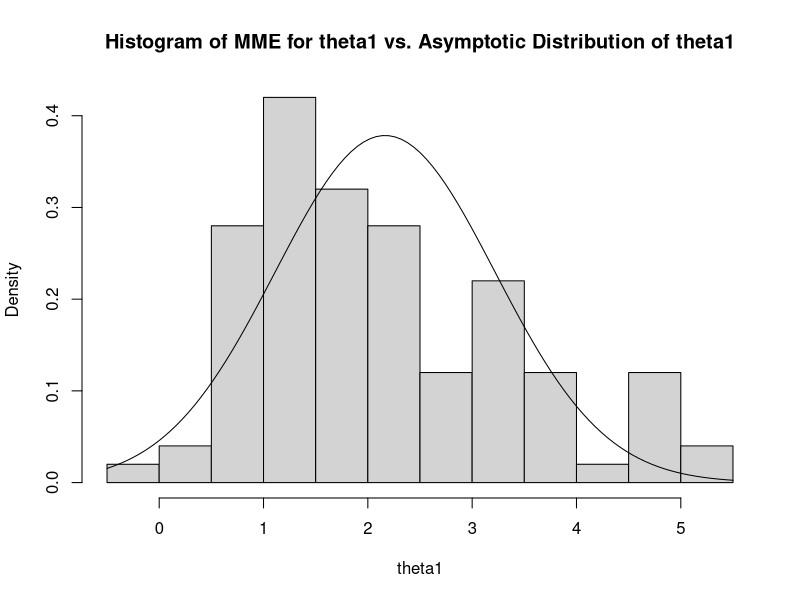
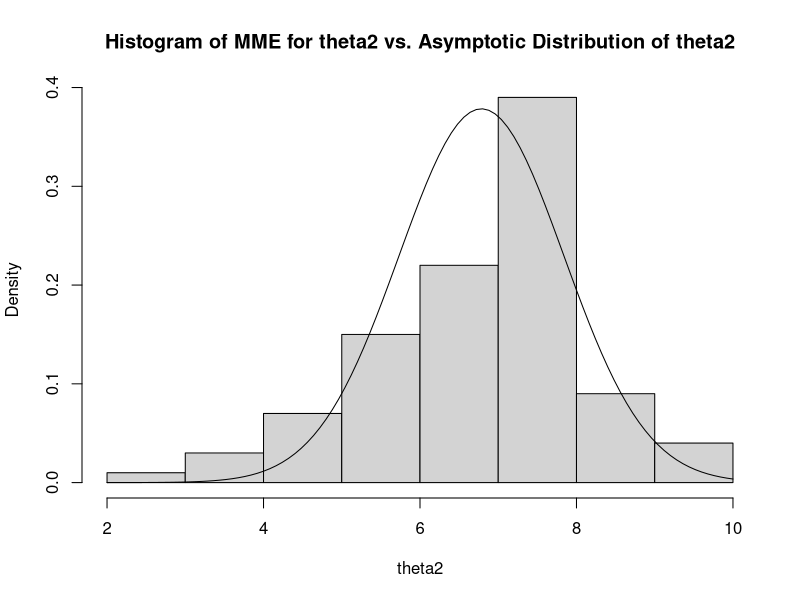
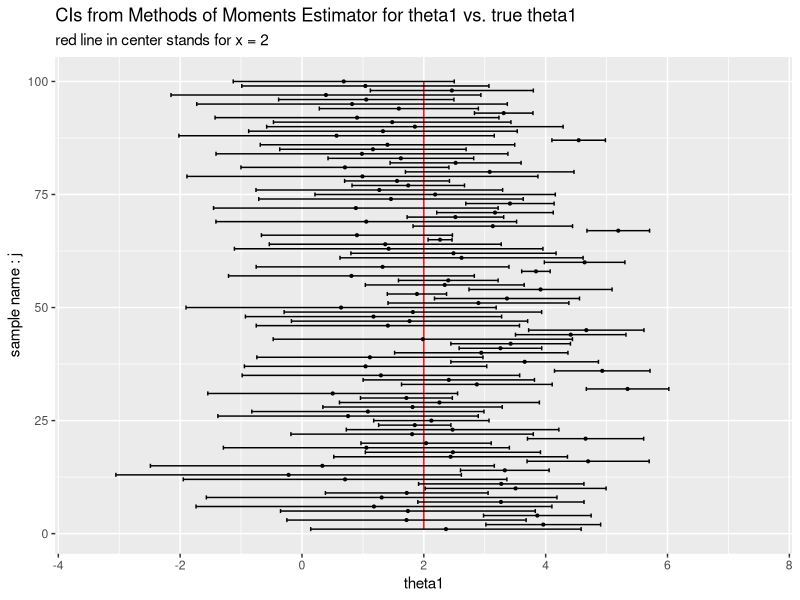
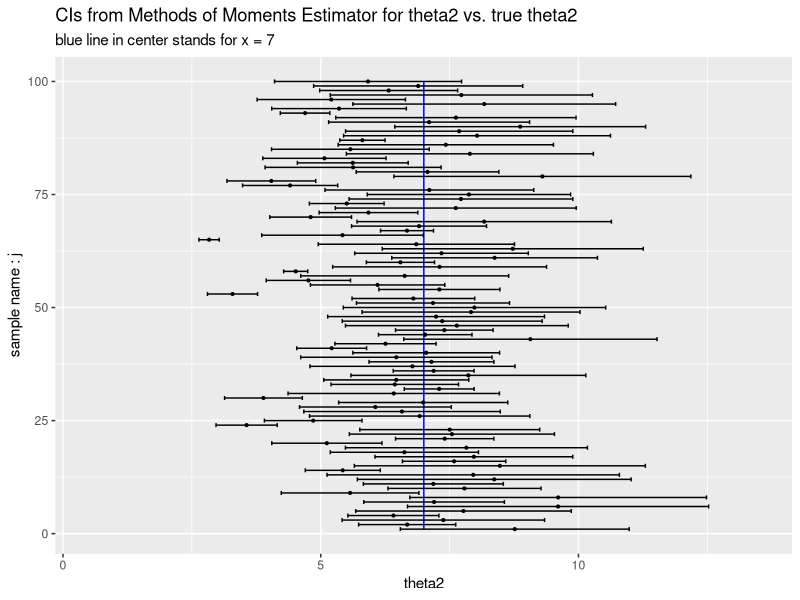
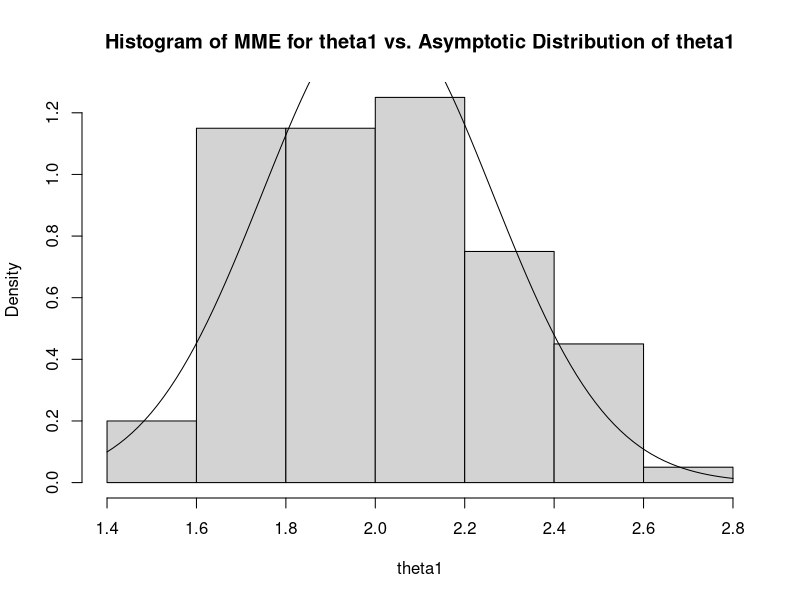
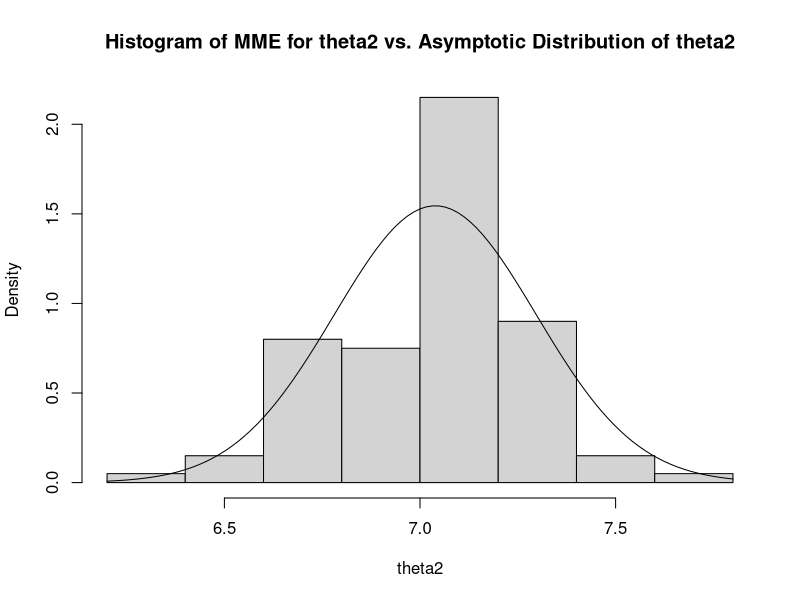
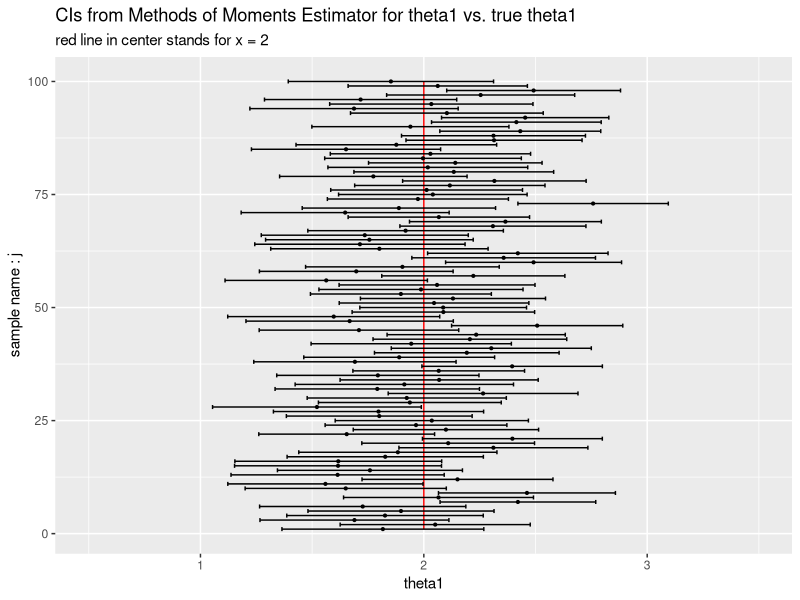
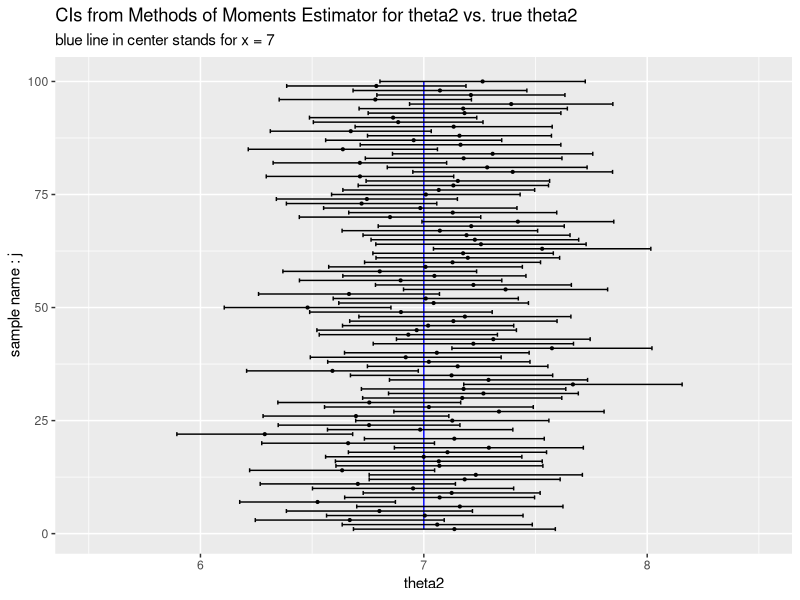

Source code (R) for these figures, in order:
## ---- chunk 1
knitr::opts_chunk$set(echo = TRUE)
library('tidyverse')
set.seed(42)
## ---- chunk 2
mme_unif <- function(n, a, b){
  x <- runif(n, a, b)
  t1 <- mean(x) - sqrt(3) * sd(x)
  t2 <- mean(x) + sqrt(3) * sd(x)
  c(t1, t2)
}
## ---- chunk 3
mmes_n3 <- tibble()
for (i in 1:100) {
  mmes_n3 = rbind(mmes_n3, c(i, mme_unif(3,2,7)))
}
colnames(mmes_n3) <- c('samplename', 'theta1', 'theta2')
mmes_n3
## ---- chunk 4
est_t1 <- mean(mmes_n3$theta1)
hist(mmes_n3$theta1, probability = T, main = 'Histogram of MME for theta1 vs. Asymptotic Distribution of theta1', xlab = 'theta1')
curve(dnorm(x, est_t1, sqrt(10)/3), add = T)
## ---- chunk 5
est_t2 <- mean(mmes_n3$theta2)
hist(mmes_n3$theta2, probability = T, main = 'Histogram of MME for theta2 vs. Asymptotic Distribution of theta2', xlab = 'theta2')
curve(dnorm(x, est_t2, sqrt(10)/3), add = T)
## ---- chunk 6
mmes_n3 <- mmes_n3 %>%
    mutate(se = sqrt(2*(theta2-theta1)^2/(15*3)), er = se*qnorm(0.95), t1_CILB = theta1 - er, t1_CIUB = theta1 + er, t2_CILB = theta2 - er, t2_CIUB = theta2 + er)
mmes_n3
## ---- chunk 7
mmes_n3_t1 <- mmes_n3 %>%
    mutate(contains_true = ifelse(t1_CILB < 2&t1_CIUB > 2, 1, 0))
mean(mmes_n3_t1$contains_true)
## ---- chunk 8
ggplot(data = mmes_n3_t1, mapping = aes(y = samplename)) + 
    geom_line(mapping = aes(x = 2), color = 'red') +
    xlim(-3.5, 7.5) +
    geom_errorbarh(mapping = aes(xmin = t1_CILB, xmax = t1_CIUB)) +
    geom_point(mapping = aes(x = theta1), size = 0.75) +
    labs(title = 'CIs from Methods of Moments Estimator for theta1 vs. true theta1', 
         subtitle = 'red line in center stands for x = 2') +
    xlab('theta1') +
    ylab('sample name : j')
## ---- chunk 9
mmes_n3_t2 <- mmes_n3 %>%
    mutate(contains_true = ifelse(t2_CILB < 7&t2_CIUB > 7, 1, 0))
mean(mmes_n3_t2$contains_true)
## ---- chunk 10
ggplot(data = mmes_n3_t2, mapping = aes(y = samplename)) + 
    geom_line(mapping = aes(x = 7), color = 'blue') +
    xlim(0.5, 13.5) +
    geom_errorbarh(mapping = aes(xmin = t2_CILB, xmax = t2_CIUB)) +
    geom_point(mapping = aes(x = theta2), size = 0.75) +
    labs(title = 'CIs from Methods of Moments Estimator for theta2 vs. true theta2', 
         subtitle = 'blue line in center stands for x = 7') +
    xlab('theta2') +
    ylab('sample name : j')
## ---- chunk 11
mmes_n50 <- tibble()
for (i in 1:100) {
  mmes_n50 = rbind(mmes_n50, c(i, mme_unif(50,2,7)))
}
colnames(mmes_n50) <- c('samplename', 'theta1', 'theta2')

est_t1 <- mean(mmes_n50$theta1)
hist(mmes_n50$theta1, probability = T, main = 'Histogram of MME for theta1 vs. Asymptotic Distribution of theta1', xlab = 'theta1')
curve(dnorm(x, est_t1, sqrt(1/15)), add = T)

est_t2 <- mean(mmes_n50$theta2)
hist(mmes_n50$theta2, probability = T, main = 'Histogram of MME for theta2 vs. Asymptotic Distribution of theta2', xlab = 'theta2')
curve(dnorm(x, est_t2, sqrt(1/15)), add = T)
## ---- chunk 12
mmes_n50 <- mmes_n50 %>%
    mutate(se = sqrt(2*(theta2-theta1)^2/(15*50)), er = se*qnorm(0.95), t1_CILB = theta1 - er, t1_CIUB = theta1 + er, t2_CILB = theta2 - er, t2_CIUB = theta2 + er)

#theta1
mmes_n50_t1 <- mmes_n50 %>%
    mutate(contains_true = ifelse(t1_CILB < 2&t1_CIUB > 2, 1, 0))
mean(mmes_n50_t1$contains_true)

ggplot(data = mmes_n50_t1, mapping = aes(y = samplename)) + 
    geom_line(mapping = aes(x = 2), color = 'red') +
    xlim(0.5, 3.5) +
    geom_errorbarh(mapping = aes(xmin = t1_CILB, xmax = t1_CIUB)) +
    geom_point(mapping = aes(x = theta1), size = 0.75) +
    labs(title = 'CIs from Methods of Moments Estimator for theta1 vs. true theta1', 
         subtitle = 'red line in center stands for x = 2') +
    xlab('theta1') +
    ylab('sample name : j')

#theta2
mmes_n50_t2 <- mmes_n50 %>%
    mutate(contains_true = ifelse(t2_CILB < 7&t2_CIUB > 7, 1, 0))
mean(mmes_n50_t2$contains_true)

ggplot(data = mmes_n50_t2, mapping = aes(y = samplename)) + 
    geom_line(mapping = aes(x = 7), color = 'blue') +
    xlim(5.5, 8.5) +
    geom_errorbarh(mapping = aes(xmin = t2_CILB, xmax = t2_CIUB)) +
    geom_point(mapping = aes(x = theta2), size = 0.75) +
    labs(title = 'CIs from Methods of Moments Estimator for theta2 vs. true theta2', 
         subtitle = 'blue line in center stands for x = 7') +
    xlab('theta2') +
    ylab('sample name : j')
## ---- chunk 13
mmes_n100 <- tibble()
for (i in 1:100) {
  mmes_n100 = rbind(mmes_n100, c(i, mme_unif(100,2,7)))
}
colnames(mmes_n100) <- c('samplename', 'theta1', 'theta2')

est_t1 <- mean(mmes_n100$theta1)
hist(mmes_n100$theta1, probability = T, main = 'Histogram of MME for theta1 vs. Asymptotic Distribution of theta1', xlab = 'theta1')
curve(dnorm(x, est_t1, sqrt(1/30)), add = T)

est_t2 <- mean(mmes_n100$theta2)
hist(mmes_n100$theta2, probability = T, main = 'Histogram of MME for theta2 vs. Asymptotic Distribution of theta2', xlab = 'theta2')
curve(dnorm(x, est_t2, sqrt(1/30)), add = T)
## ---- chunk 14
mmes_n100 <- mmes_n100 %>%
    mutate(se = sqrt(2*(theta2-theta1)^2/(15*100)), er = se*qnorm(0.95), t1_CILB = theta1 - er, t1_CIUB = theta1 + er, t2_CILB = theta2 - er, t2_CIUB = theta2 + er)

#theta1
mmes_n100_t1 <- mmes_n100 %>%
    mutate(contains_true = ifelse(t1_CILB < 2&t1_CIUB > 2, 1, 0))
mean(mmes_n100_t1$contains_true)

ggplot(data = mmes_n100_t1, mapping = aes(y = samplename)) + 
    geom_line(mapping = aes(x = 2), color = 'red') +
    xlim(0.5, 3.5) +
    geom_errorbarh(mapping = aes(xmin = t1_CILB, xmax = t1_CIUB)) +
    geom_point(mapping = aes(x = theta1), size = 0.75) +
    labs(title = 'CIs from Methods of Moments Estimator for theta1 vs. true theta1', 
         subtitle = 'red line in center stands for x = 2') +
    xlab('theta1') +
    ylab('sample name : j')

#theta2
mmes_n100_t2 <- mmes_n100 %>%
    mutate(contains_true = ifelse(t2_CILB < 7&t2_CIUB > 7, 1, 0))
mean(mmes_n100_t2$contains_true)

ggplot(data = mmes_n100_t2, mapping = aes(y = samplename)) + 
    geom_line(mapping = aes(x = 7), color = 'blue') +
    xlim(5.5, 8.5) +
    geom_errorbarh(mapping = aes(xmin = t2_CILB, xmax = t2_CIUB)) +
    geom_point(mapping = aes(x = theta2), size = 0.75) +
    labs(title = 'CIs from Methods of Moments Estimator for theta2 vs. true theta2', 
         subtitle = 'blue line in center stands for x = 7') +
    xlab('theta2') +
    ylab('sample name : j')
## ---- chunk 15
mmes_n200 <- tibble()
for (i in 1:100) {
  mmes_n200 = rbind(mmes_n200, c(i, mme_unif(200,2,7)))
}
colnames(mmes_n200) <- c('samplename', 'theta1', 'theta2')

est_t1 <- mean(mmes_n200$theta1)
hist(mmes_n200$theta1, probability = T, main = 'Histogram of MME for theta1 vs. Asymptotic Distribution of theta1', xlab = 'theta1')
curve(dnorm(x, est_t1, sqrt(1/60)), add = T)

est_t2 <- mean(mmes_n200$theta2)
hist(mmes_n200$theta2, probability = T, main = 'Histogram of MME for theta2 vs. Asymptotic Distribution of theta2', xlab = 'theta2')
curve(dnorm(x, est_t2, sqrt(1/60)), add = T)
## ---- chunk 16
mmes_n200 <- mmes_n200 %>%
    mutate(se = sqrt(2*(theta2-theta1)^2/(15*200)), er = se*qnorm(0.95), t1_CILB = theta1 - er, t1_CIUB = theta1 + er, t2_CILB = theta2 - er, t2_CIUB = theta2 + er)

#theta1
mmes_n200_t1 <- mmes_n200 %>%
    mutate(contains_true = ifelse(t1_CILB < 2&t1_CIUB > 2, 1, 0))
mean(mmes_n200_t1$contains_true)

ggplot(data = mmes_n200_t1, mapping = aes(y = samplename)) + 
    geom_line(mapping = aes(x = 2), color = 'red') +
    xlim(0.5, 3.5) +
    geom_errorbarh(mapping = aes(xmin = t1_CILB, xmax = t1_CIUB)) +
    geom_point(mapping = aes(x = theta1), size = 0.75) +
    labs(title = 'CIs from Methods of Moments Estimator for theta1 vs. true theta1', 
         subtitle = 'red line in center stands for x = 2') +
    xlab('theta1') +
    ylab('sample name : j')

#theta2
mmes_n200_t2 <- mmes_n200 %>%
    mutate(contains_true = ifelse(t2_CILB < 7&t2_CIUB > 7, 1, 0))
mean(mmes_n200_t2$contains_true)

ggplot(data = mmes_n200_t2, mapping = aes(y = samplename)) + 
    geom_line(mapping = aes(x = 7), color = 'blue') +
    xlim(5.5, 8.5) +
    geom_errorbarh(mapping = aes(xmin = t2_CILB, xmax = t2_CIUB)) +
    geom_point(mapping = aes(x = theta2), size = 0.75) +
    labs(title = 'CIs from Methods of Moments Estimator for theta2 vs. true theta2', 
         subtitle = 'blue line in center stands for x = 7') +
    xlab('theta2') +
    ylab('sample name : j')
